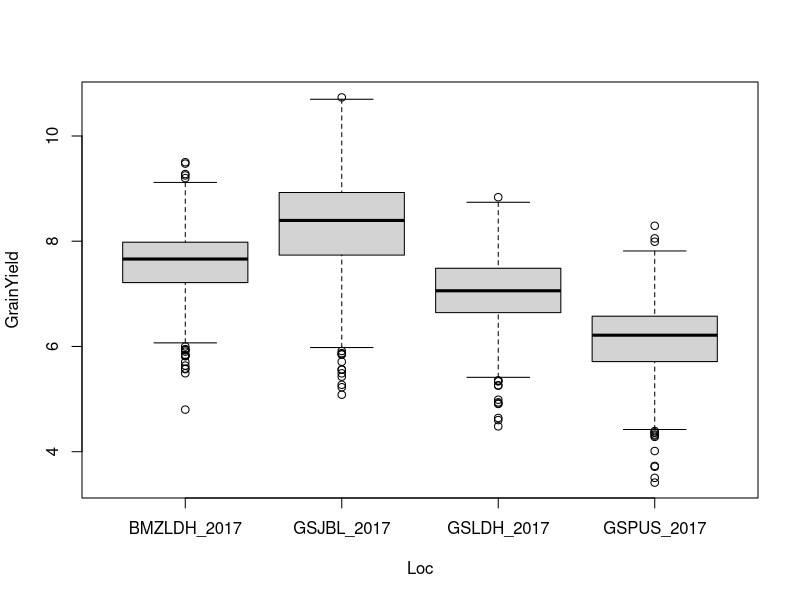

The R script that drew this image: (Note: this script raises an error after producing the figure.)
library(tidyverse)
library(magrittr)
library(lmerTest)
setwd("C:/Users/Md Farhad/OneDrive/Rdir")

#reading data and converting into columns into factor

gs <- read.csv("combine_all_latest.csv")
gs
head(gs)
gs$Plot <-as.factor(gs$Plot)
gs$Rep <- as.factor(gs$Rep)
gs$Entry <-as.factor(gs$Entry)
gs$SubBlock <- as.factor(gs$SubBlock)
gs$Loc <- as.character(gs$Loc)
gs$Booting <- as.numeric(gs$Booting)
gs$Heading <- as.numeric(gs$Heading)
gs$Maturity <- as.numeric(gs$Maturity)
gs$Trial <- as.factor(gs$Trial)

##filter first location data
gs %>% 
  filter(Loc == "BMZLDH_2017")

##determine how to model the data, examine replication and incomplete block levels
gs %>% 
  group_by(Loc) %>% 
  summarize(Nobs = n(),
            Ngen = length(unique(Entry)),
            Nrep = length(unique(Rep)),
            Nblk = length(unique(SubBlock)),
            Ntrl=length(unique(Trial)))
#select only first location and one trait
gs %>%   
  filter(Loc == "BMZLDH_2017") %>%
  select(Rep,Entry,SubBlock,Trial, GrainYield)

##look for shape of our data. Let’s check the variability and distribution of the trait across the locations
boxplot(GrainYield~Loc,data = gs)
##checking for outliers
gs %>%
  filter(Loc == "BMZLDH_2017", GrainYield < 5)
##removing the unexoected data
badYieldObs  <-  which(gs$Loc == "BMZLDH_2017" & gs$Plot == 692)

gs$GrainYield[badYieldObs][1] <- NA

gs %>%
  filter(Loc == "BMZLDH_2017", Entry == 6028)


#analyze each Trait-Location
trials <- gs %>% 
  gather(Trait,Value,Booting:GrainYield) %>% 
  group_by(Trait,Loc) %>% 
  nest(.key = TrialData)

trials$TrialData[[1]] %>% head


trials %<>%
  mutate(Nobs = map_dbl(TrialData,~nrow(.)),
         Ngen = map_dbl(TrialData,~length(unique(.$Entry))),
         Nrep = map_dbl(TrialData,~length(unique(.$Rep))))

trials %>% head

####fiiting mixed model

trials %<>% 
  mutate(DataModel = "Value ~ Rep+(1|Rep:SubBlock)+Entry")

trials %<>% 
  mutate(lmerModel = pmap(.,function(TrialData,DataModel,...){
    form <- as.formula(DataModel)
    out <- lmer(formula = form, data = TrialData)
    return(out)}))

# extracting ANOVA 
extract_anova <- function(lmer_out){
  aov_fixed <- anova(lmer_out)
  return(aov_fixed)
}

anovatable <- trials %>% 
  mutate(anovaF = map(lmerModel, extract_anova)) %>% 
  select(Trait,Loc,anovaF)

# extracting BLUE
extract_BLUE <- function(lmer_out){
  output <- lsmeansLT(lmer_out,test.effs = "Gen")
  out <- tibble(Geno = rownames(output),BLUE = output$Estimate) 
  return(out)
}

(meantable <- trials %>% 
    mutate(blues = map(lmerModel,extract_BLUE)) %>% 
    select(Trait,Loc,blues) %>%
    unnest())
